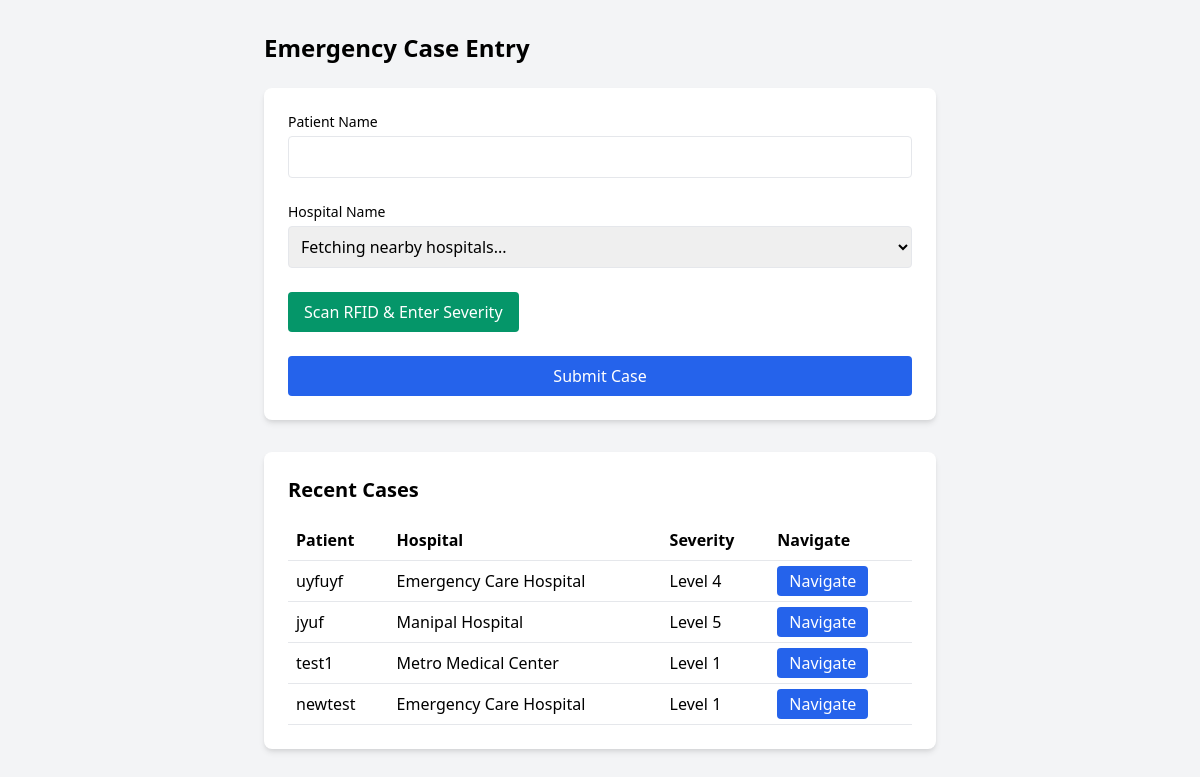
/dashboard (signed in), run on the app's committed database.
### app.py (models this page shows)
class EmergencyCase(db.Model):
    id = db.Column(db.Integer, primary_key=True)
    patient_name = db.Column(db.String(80), nullable=False)
    hospital_name = db.Column(db.String(80), nullable=False)
    severity_level = db.Column(db.Integer, nullable=False)
    driver_id = db.Column(db.String(80), db.ForeignKey('driver.driver_id'))
    rfid1_number = db.Column(db.String(80), nullable=True)
    rfid2_number = db.Column(db.String(80), nullable=True)
    rfid_linked = db.Column(db.Boolean, default=False)
    created_at = db.Column(db.DateTime, default=db.func.current_timestamp())

### app.py (the view, shortened to what this page needs)
@app.route('/dashboard', methods=['GET', 'POST'])
def dashboard():
    if 'driver_id' not in session:
        return redirect(url_for('login'))
    try:
        conn = sqlite3.connect(DB_PATH)
        c = conn.cursor()
        c.execute("""
            SELECT id, patient_name, hospital_name, severity_level, rfid1_number, rfid2_number,
                   rfid_linked, created_at
            FROM emergency_case
            WHERE driver_id = ?
            ORDER BY created_at DESC
        """, (session['driver_id'],))
        cases_data = c.fetchall()
        conn.close()
        cases = []
        for case in cases_data:
            cases.append({
                'id': case[0],
                'patient_name': case[1],
                'hospital_name': case[2],
                'severity_level': case[3],
                'rfid1_number': case[4],
                'rfid2_number': case[5],
                'rfid_linked': case[6],
                'created_at': case[7]
            })
    except Exception as e:
        print(f"Error fetching cases: {e}")
        cases = []
        flash('Error loading cases', 'error')
    return render_template('dashboard.html', cases=cases)

### templates/dashboard.html (shortened to what this page needs)
{% extends "base.html" %}
{% block content %}
<div class="min-h-screen p-8">
    <div class="max-w-2xl mx-auto">
        <div class="flex justify-between items-center mb-6">
            <h1 class="text-2xl font-bold">Emergency Case Entry</h1>
        </div>
        <div class="bg-white rounded-lg shadow-md p-6">
            <form id="caseForm" method="POST" class="space-y-6">
                <div>
                    <label class="block text-sm font-medium mb-1">Patient Name</label>
                    <input type="text" name="patient_name" class="w-full p-2 border rounded" required>
                </div>
                <div>
                    <label class="block text-sm font-medium mb-1">Hospital Name</label>
                    <select id="hospital_name" name="hospital_name" class="w-full p-2 border rounded" required>
                        <option value="">Fetching nearby hospitals...</option>
                    </select>
                </div>
                <div id="rfidStatus" class="flex items-center space-x-3">
                    <button type="button"
                            onclick="promptSeverityAfterRFID()"
                            class="bg-green-600 text-white px-4 py-2 rounded hover:bg-green-700">
                        Scan RFID & Enter Severity
                    </button>
                </div>
                <button id="submitButton" type="submit"
                        class="w-full bg-blue-600 text-white p-2 rounded hover:bg-blue-700"
                        disabled>
                    Submit Case
                </button>
            </form>
        </div>
        {% if cases %}
        <div class="mt-8 bg-white rounded-lg shadow-md p-6">
            <h2 class="text-xl font-bold mb-4">Recent Cases</h2>
            <table class="w-full">
                <thead>
                    <tr class="border-b">
                        <th class="p-2 text-left">Patient</th>
                        <th class="p-2 text-left">Hospital</th>
                        <th class="p-2 text-left">Severity</th>
                        <th class="p-2 text-left">Navigate</th>
                    </tr>
                </thead>
                <tbody>
                    {% for case in cases %}
                    <tr class="border-b">
                        <td class="p-2">{{ case.patient_name }}</td>
                        <td class="p-2">{{ case.hospital_name }}</td>
                        <td class="p-2">Level {{ case.severity_level }}</td>
                        <td class="p-2">
                            <a href="https://www.google.com/maps/dir/?api=1&destination={{ case.hospital_name }}"
                               target="_blank"
                               class="px-3 py-1 bg-blue-600 text-white rounded hover:bg-blue-700">
                                Navigate
                            </a>
                        </td>
                    </tr>
                    {% endfor %}
                </tbody>
            </table>
        </div>
        {% endif %}
    </div>
</div>
{% endblock %}

### templates/base.html (shortened to what this page needs)
<!DOCTYPE html>
<html lang="en">
<head>
    <link href="https://cdnjs.cloudflare.com/ajax/libs/tailwindcss/2.2.19/tailwind.min.css" rel="stylesheet">
</head>
<body class="bg-gray-100">
    {% block content %}{% endblock %}
</body>
</html>

### data on the page
EmergencyCase: patient_name "uyfuyf", hospital_name "Emergency Care Hospital", severity_level "4"
EmergencyCase: patient_name "jyuf", hospital_name "Manipal Hospital", severity_level "5"
EmergencyCase: patient_name "test1", hospital_name "Metro Medical Center", severity_level "1"
EmergencyCase: patient_name "newtest", hospital_name "Emergency Care Hospital", severity_level "1"
